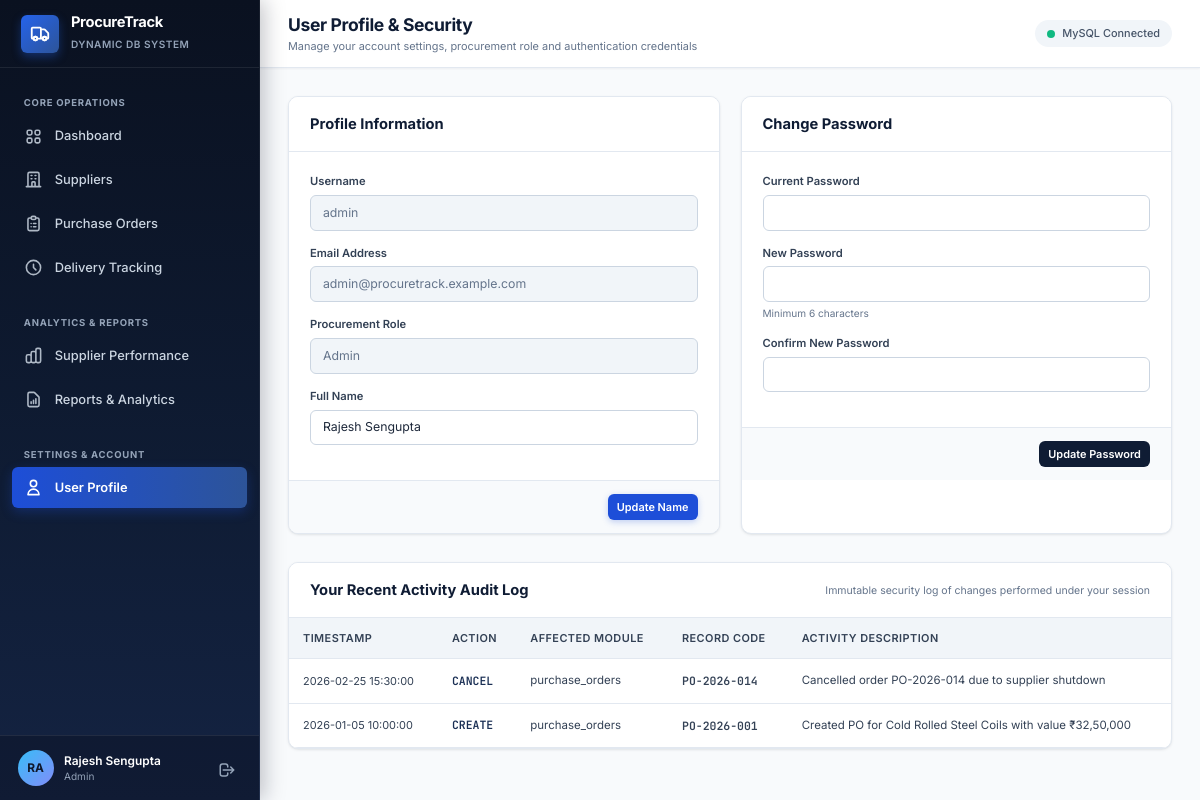
The app's page /profile.php (signed in) with its own data.
### tables this page shows
CREATE TABLE `users` (
  `id` INT AUTO_INCREMENT PRIMARY KEY,
  `username` VARCHAR(50) NOT NULL UNIQUE,
  `email` VARCHAR(100) NOT NULL UNIQUE,
  `password_hash` VARCHAR(255) NOT NULL,
  `full_name` VARCHAR(100) NOT NULL,
  `role` ENUM('Admin', 'Purchasing_Manager', 'Auditor') NOT NULL DEFAULT 'Purchasing_Manager',
  `status` ENUM('Active', 'Inactive') NOT NULL DEFAULT 'Active',
  `last_login` DATETIME NULL,
  `created_at` TIMESTAMP DEFAULT CURRENT_TIMESTAMP,
  `updated_at` TIMESTAMP DEFAULT CURRENT_TIMESTAMP ON UPDATE CURRENT_TIMESTAMP
);

CREATE TABLE `audit_logs` (
  `id` INT AUTO_INCREMENT PRIMARY KEY,
  `user_id` INT NULL,
  `action` VARCHAR(100) NOT NULL,
  `table_name` VARCHAR(50) NOT NULL,
  `record_id` VARCHAR(50) NOT NULL,
  `details` TEXT NULL,
  `ip_address` VARCHAR(45) NULL,
  `created_at` TIMESTAMP DEFAULT CURRENT_TIMESTAMP,
  CONSTRAINT `fk_audit_user` FOREIGN KEY (`user_id`) 
    REFERENCES `users` (`id`) ON UPDATE CASCADE ON DELETE SET NULL,
  INDEX `idx_audit_record` (`table_name`, `record_id`),
  INDEX `idx_audit_created` (`created_at`)
);

### includes/functions.php (called while the page is built, shortened)
<?php
function sanitize_output(?string $str): string {
    return htmlspecialchars($str ?? '', ENT_QUOTES, 'UTF-8');
}

### includes/auth.php (called while the page is built, shortened)
<?php
function is_logged_in(): bool {
    return !empty($_SESSION['user_id']) && !empty($_SESSION['username']);
}
function current_user(): ?array {
    return [
        'id'        => $_SESSION['user_id'],
        'username'  => $_SESSION['username'],
        'full_name' => $_SESSION['full_name'],
        'email'     => $_SESSION['email'],
        'role'      => $_SESSION['role']
    ];
}

### profile.php (the view, shortened to what this page needs)
<?php
require_once __DIR__ . '/includes/auth.php';
require_once __DIR__ . '/includes/functions.php';
$db = Database::getConnection();
$userId = $_SESSION['user_id'];
$stmt = $db->prepare("SELECT * FROM `users` WHERE id = :id LIMIT 1");
$stmt->execute([':id' => $userId]);
$auditStmt = $db->prepare("SELECT * FROM `audit_logs` WHERE user_id = :uid ORDER BY created_at DESC LIMIT 10");
$auditStmt->execute([':uid' => $userId]);
$recentAudits = $auditStmt->fetchAll();
$activePage = 'profile';
require_once __DIR__ . '/includes/header.php';
?>
<div style="display:grid; grid-template-columns: 1fr 1fr; gap: 1.5rem; max-width: 900px; margin: 0 auto 2rem;">
  <div class="card">
    <div class="card-header">
      <h3 class="card-title">Profile Information</h3>
    </div>
    <form method="POST">
      <div class="card-body">
        <div class="form-group">
          <label class="form-label">Username</label>
          <input type="text" class="form-control" value="<?= sanitize_output($user['username']) ?>" readonly>
        </div>
        <div class="form-group">
          <label class="form-label">Email Address</label>
          <input type="email" class="form-control" value="<?= sanitize_output($user['email']) ?>" readonly>
        </div>
        <div class="form-group">
          <label class="form-label">Procurement Role</label>
          <input type="text" class="form-control" value="<?= sanitize_output($user['role']) ?>" readonly>
        </div>
        <div class="form-group">
          <label class="form-label" for="full_name">Full Name</label>
          <input type="text" id="full_name" name="full_name" class="form-control" value="<?= sanitize_output($user['full_name']) ?>" required>
        </div>
      </div>
      <div class="card-footer" style="justify-content: flex-end;">
        <button type="submit" class="btn btn-primary btn-sm">Update Name</button>
      </div>
    </form>
  </div>
  <div class="card">
    <div class="card-header">
      <h3 class="card-title">Change Password</h3>
    </div>
    <form method="POST">
      <div class="card-body">
        <div class="form-group">
          <label class="form-label" for="current_password">Current Password</label>
          <input type="password" id="current_password" name="current_password" class="form-control" required>
        </div>
        <div class="form-group">
          <label class="form-label" for="new_password">New Password</label>
          <input type="password" id="new_password" name="new_password" class="form-control" required minlength="6">
          <div class="form-help">Minimum 6 characters</div>
        </div>
        <div class="form-group">
          <label class="form-label" for="confirm_password">Confirm New Password</label>
          <input type="password" id="confirm_password" name="confirm_password" class="form-control" required>
        </div>
      </div>
      <div class="card-footer" style="justify-content: flex-end;">
        <button type="submit" class="btn btn-navy btn-sm">Update Password</button>
      </div>
    </form>
  </div>
</div>
<div class="card" style="max-width: 900px; margin: 0 auto;">
  <div class="card-header">
    <h3 class="card-title">Your Recent Activity Audit Log</h3>
    <div class="card-subtitle">Immutable security log of changes performed under your session</div>
  </div>
  <div class="table-responsive">
    <table class="data-table" style="font-size:0.82rem;">
      <thead>
        <tr>
          <th>Timestamp</th>
          <th>Action</th>
          <th>Affected Module</th>
          <th>Record Code</th>
          <th>Activity Description</th>
        </tr>
      </thead>
      <tbody>
        <?php if (empty($recentAudits)): ?>
          <tr><td colspan="5" style="text-align:center; padding:1.5rem; color:var(--slate-500);">No recent audit activities logged.</td></tr>
        <?php else: ?>
          <?php foreach ($recentAudits as $a): ?>
            <tr>
              <td class="cell-muted" style="white-space:nowrap;"><?= sanitize_output($a['created_at']) ?></td>
              <td><span class="cell-code"><?= sanitize_output($a['action']) ?></span></td>
              <td><?= sanitize_output($a['table_name']) ?></td>
              <td class="cell-code"><?= sanitize_output($a['record_id']) ?></td>
              <td><?= sanitize_output($a['details']) ?></td>
            </tr>
          <?php endforeach; ?>
        <?php endif; ?>
      </tbody>
    </table>
  </div>
</div>
<?php require_once __DIR__ . '/includes/footer.php'; ?>

### includes/sidebar.php (shortened to what this page needs)
<?php
require_once __DIR__ . '/auth.php';
$activePage = $activePage ?? '';
$user = current_user();
?>
<aside class="sidebar">
  <div class="sidebar-header">
    <div class="brand-icon">
    </div>
    <div class="brand-text">
      <h1><?= sanitize_output(APP_NAME) ?></h1>
      <span>Dynamic DB System</span>
    </div>
  </div>
  <div class="sidebar-content">
    <div class="nav-section-title">Core Operations</div>
    <ul class="nav-list">
      <li class="nav-item <?= $activePage === 'dashboard' ? 'active' : '' ?>">
        <a href="<?= BASE_URL ?>/dashboard.php">
          <span>Dashboard</span>
        </a>
      </li>
      <li class="nav-item <?= $activePage === 'suppliers' ? 'active' : '' ?>">
        <a href="<?= BASE_URL ?>/suppliers/index.php">
          <svg fill="none" stroke="currentColor" viewBox="0 0 24 24"><path stroke-linecap="round" stroke-linejoin="round" stroke-width="2" d="M19 21V5a2 2 0 00-2-2H7a2 2 0 00-2 2v16m14 0h2m-2 0h-5m-9 0H3m2 0h5M9 7h1m-1 4h1m4-4h1m-1 4h1m-5 10v-5a1 1 0 011-1h2a1 1 0 011 1v5m-4 0h4"/></svg>
          <span>Suppliers</span>
        </a>
      </li>
      <li class="nav-item <?= $activePage === 'purchase_orders' ? 'active' : '' ?>">
        <a href="<?= BASE_URL ?>/purchase-orders/index.php">
          <svg fill="none" stroke="currentColor" viewBox="0 0 24 24"><path stroke-linecap="round" stroke-linejoin="round" stroke-width="2" d="M9 5H7a2 2 0 00-2 2v12a2 2 0 002 2h10a2 2 0 002-2V7a2 2 0 00-2-2h-2M9 5a2 2 0 002 2h2a2 2 0 002-2M9 5a2 2 0 012-2h2a2 2 0 012 2m-3 7h3m-3 4h3m-6-4h.01M9 16h.01"/></svg>
          <span>Purchase Orders</span>
        </a>
      </li>
      <li class="nav-item <?= $activePage === 'deliveries' ? 'active' : '' ?>">
        <a href="<?= BASE_URL ?>/deliveries/index.php">
          <svg fill="none" stroke="currentColor" viewBox="0 0 24 24"><path stroke-linecap="round" stroke-linejoin="round" stroke-width="2" d="M12 8v4l3 3m6-3a9 9 0 11-18 0 9 9 0 0118 0z"/></svg>
          <span>Delivery Tracking</span>
        </a>
      </li>
    </ul>
    <div class="nav-section-title">Analytics & Reports</div>
    <ul class="nav-list">
      <li class="nav-item <?= $activePage === 'performance' ? 'active' : '' ?>">
        <a href="<?= BASE_URL ?>/performance/index.php">
          <span>Supplier Performance</span>
        </a>
      </li>
      <li class="nav-item <?= $activePage === 'reports' ? 'active' : '' ?>">
        <a href="<?= BASE_URL ?>/reports/index.php">
          <svg fill="none" stroke="currentColor" viewBox="0 0 24 24"><path stroke-linecap="round" stroke-linejoin="round" stroke-width="2" d="M9 17v-2m3 2v-4m3 4v-6m2 10H7a2 2 0 01-2-2V5a2 2 0 012-2h5.586a1 1 0 01.707.293l5.414 5.414a1 1 0 01.293.707V19a2 2 0 01-2 2z"/></svg>
          <span>Reports & Analytics</span>
        </a>
      </li>
    </ul>
    <div class="nav-section-title">Settings & Account</div>
    <ul class="nav-list">
      <li class="nav-item <?= $activePage === 'profile' ? 'active' : '' ?>">
        <a href="<?= BASE_URL ?>/profile.php">
          <svg fill="none" stroke="currentColor" viewBox="0 0 24 24"><path stroke-linecap="round" stroke-linejoin="round" stroke-width="2" d="M16 7a4 4 0 11-8 0 4 4 0 018 0zM12 14a7 7 0 00-7 7h14a7 7 0 00-7-7z"/></svg>
          <span>User Profile</span>
        </a>
      </li>
    </ul>
  </div>
  <div class="sidebar-footer">
    <div class="user-profile-widget">
      <div class="user-avatar">
        <?= strtoupper(substr($user['full_name'] ?? 'US', 0, 2)) ?>
      </div>
      <div class="user-info">
        <div class="user-name"><?= sanitize_output($user['full_name'] ?? 'User') ?></div>
        <div class="user-role"><?= sanitize_output($user['role'] ?? 'Staff') ?></div>
      </div>
      <a href="<?= BASE_URL ?>/logout.php" class="btn-sidebar-logout" title="Sign Out" onclick="return confirm('Sign out of ProcureTrack?');">
        <svg width="18" height="18" fill="none" stroke="currentColor" viewBox="0 0 24 24"><path stroke-linecap="round" stroke-linejoin="round" stroke-width="2" d="M17 16l4-4m0 0l-4-4m4 4H7m6 4v1a3 3 0 01-3 3H6a3 3 0 01-3-3V7a3 3 0 013-3h4a3 3 0 013 3v1"/></svg>
      </a>
    </div>
  </div>
</aside>

### records on screen
users: full_name "RA", full_name "Rajesh Sengupta", role "Admin", username "admin", email "admin@procuretrack.example.com"
audit_logs: created_at "2026-02-25 15:30:00", action "CANCEL", table_name "purchase_orders", record "PO-2026-014", details "Cancelled order PO-2026-014 due to supplier shutdown"
audit_logs: created_at "2026-01-05 10:00:00", action "CREATE", table_name "purchase_orders", record "PO-2026-001", details "Created PO for Cold Rolled Steel Coils with value ₹32,50,000"

### other values on screen
sanitize_output(APP_NAME) "ProcureTrack"
sanitize_output($pageTitle ?? 'Dashboard') "User Profile & Security"
